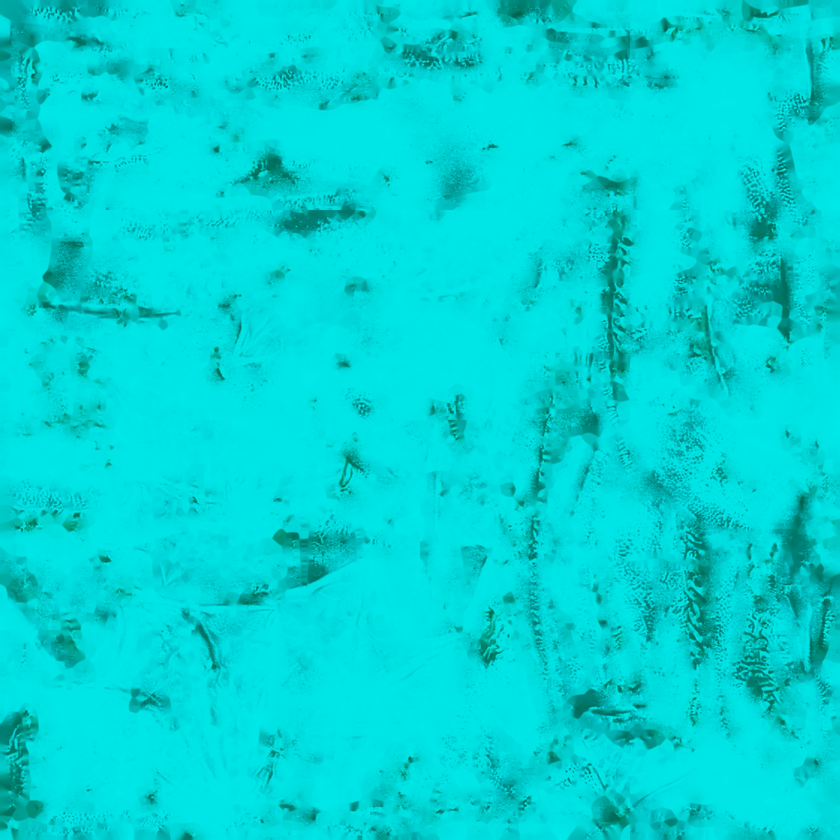
#> input picture data/dragonOLO_act17/texture_ks.png, 840 x 840 px, shrunk from 2048 x 2048 before the run, found by its file name
$ python extract_ks.py
#> lines starting #> are read from the running program, lines starting #| are printed output that depends on the picture
from PIL import Image
import numpy as np
import os

def extract_channels(base_path):

    input_path = os.path.join(base_path, "texture_ks.png")

    if not os.path.exists(input_path):
        print(f"Not found: {input_path}")
        return

    image = Image.open(input_path).convert('RGB')
#> image is the input picture: PIL image 840x840 RGB; mean R, G, B 0, 213.3, 212.6

    img_array = np.array(image)

    metallic = img_array[:, :, 2]
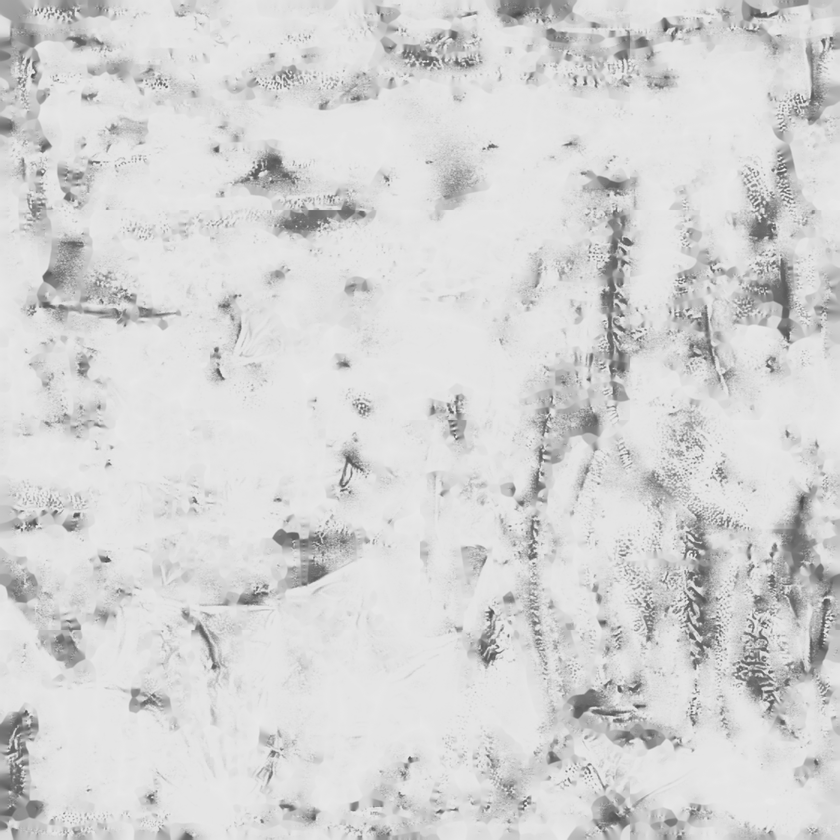
#> metallic: shape (840, 840); min 73, max 247, mean 212.6
    roughness = img_array[:, :, 1]

    metallic_path = os.path.join(base_path, "texture_metallic.png")
    roughness_path = os.path.join(base_path, "texture_roughness.png")

    Image.fromarray(metallic).save(metallic_path)
    Image.fromarray(roughness).save(roughness_path)

    print("Extraction finished: texture_metallic.png & texture_roughness.png")

if __name__ == "__main__":
    extract_channels("/root/autodl-tmp/Github/Scriptsfor24WS/data/dear/")
